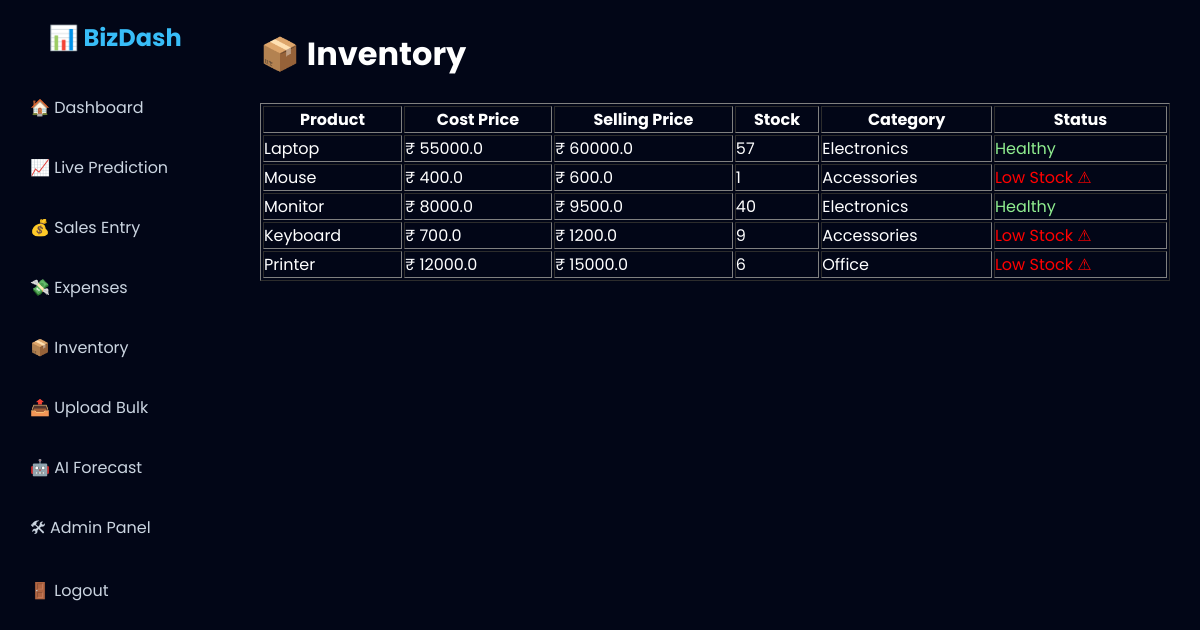
Page /inventory on the committed database.
### tables this page shows
CREATE TABLE products(
            id INTEGER PRIMARY KEY AUTOINCREMENT,
            product TEXT,
            cost_price REAL,
            selling_price REAL,
            stock INTEGER,
            category TEXT,
            date_added TEXT
        );

### app.py (the view)
@app.route("/inventory")
def inventory():
    conn = sqlite3.connect("users.db", timeout=10, check_same_thread=False)
    cur = conn.cursor()
    cur.execute("SELECT * FROM products")
    products = cur.fetchall()
    conn.close()
    return render_template("inventory.html", products=products)

### templates/inventory.html
{% extends "layout.html" %}
{% block content %}
<h1>📦 Inventory</h1>
<br>
<table border="1" cellpadding="10" style="width:100%; color:white;">
    <tr>
        <th>Product</th>
        <th>Cost Price</th>
        <th>Selling Price</th>
        <th>Stock</th>
        <th>Category</th>
        <th>Status</th>
    </tr>
    {% for item in products %}
    <tr>
        <td>{{ item[1] }}</td>
        <td>₹ {{ item[2] }}</td>
        <td>₹ {{ item[3] }}</td>
        <td>{{ item[4] }}</td>
        <td>{{ item[5] }}</td>
        {% if item[4] < 20 %}
            <td style="color:red;">Low Stock ⚠</td>
        {% else %}
            <td style="color:lightgreen;">Healthy</td>
        {% endif %}
    </tr>
    {% endfor %}
</table>
{% endblock %}

### templates/layout.html (shortened to what this page needs)
<!DOCTYPE html>
<html lang="en">
<head>
    <link rel="stylesheet" href="/static/dashboard.css">
</head>
<body>
<div class="container">
    <div class="sidebar">
        <h2 class="logo">📊 BizDash</h2>
        <ul>
            <li><a href="/dashboard">🏠 Dashboard</a></li>
            <li><a href="/predict">📈 Live Prediction</a></li>
            <li><a href="/sales">💰 Sales Entry</a></li>
            <li><a href="/expenses">💸 Expenses</a></li>
            <li><a href="/inventory">📦 Inventory</a></li>
            <li><a href="/upload">📤 Upload Bulk</a></li>
            <li><a href="/forecast">🤖 AI Forecast</a></li>
            <li><a href="/admin">🛠 Admin Panel</a></li>
            <li><a href="/logout">🚪 Logout</a></li>
        </ul>
    </div>
    <div class="main">
        {% block content %}
        {% endblock %}
    </div>
</div>
</body>
</html>

### static/dashboard.css (style rules this page uses)
* { margin: 0; padding: 0; box-sizing: border-box; font-family: "Poppins", sans-serif; }
body { background: #0f172a; color: white; }
.container { display: flex; min-height: 100vh; }
.sidebar { width: 230px; background: #020617; padding: 20px; }
.logo { color: #38bdf8; text-align: center; margin-bottom: 30px; }
.sidebar ul { list-style: none; }
.sidebar ul li { margin: 15px 0; }
.sidebar ul li a { text-decoration: none; color: #cbd5e1; padding: 10px; display: block; border-radius: 8px; transition: 0.3s; }
.main { flex: 1; padding: 30px; background: #020617; }

### rows in the picture
products: product "Laptop", cost_price "55000.0", selling_price "60000.0", stock "57", category "Electronics", shows "Healthy"
products: product "Mouse", cost_price "400.0", selling_price "600.0", stock "1", category "Accessories", shows "Low Stock ⚠"
products: product "Monitor", cost_price "8000.0", selling_price "9500.0", stock "40", category "Electronics", shows "Healthy"
products: product "Keyboard", cost_price "700.0", selling_price "1200.0", stock "9", category "Accessories", shows "Low Stock ⚠"
products: product "Printer", cost_price "12000.0", selling_price "15000.0", stock "6", category "Office", shows "Low Stock ⚠"
